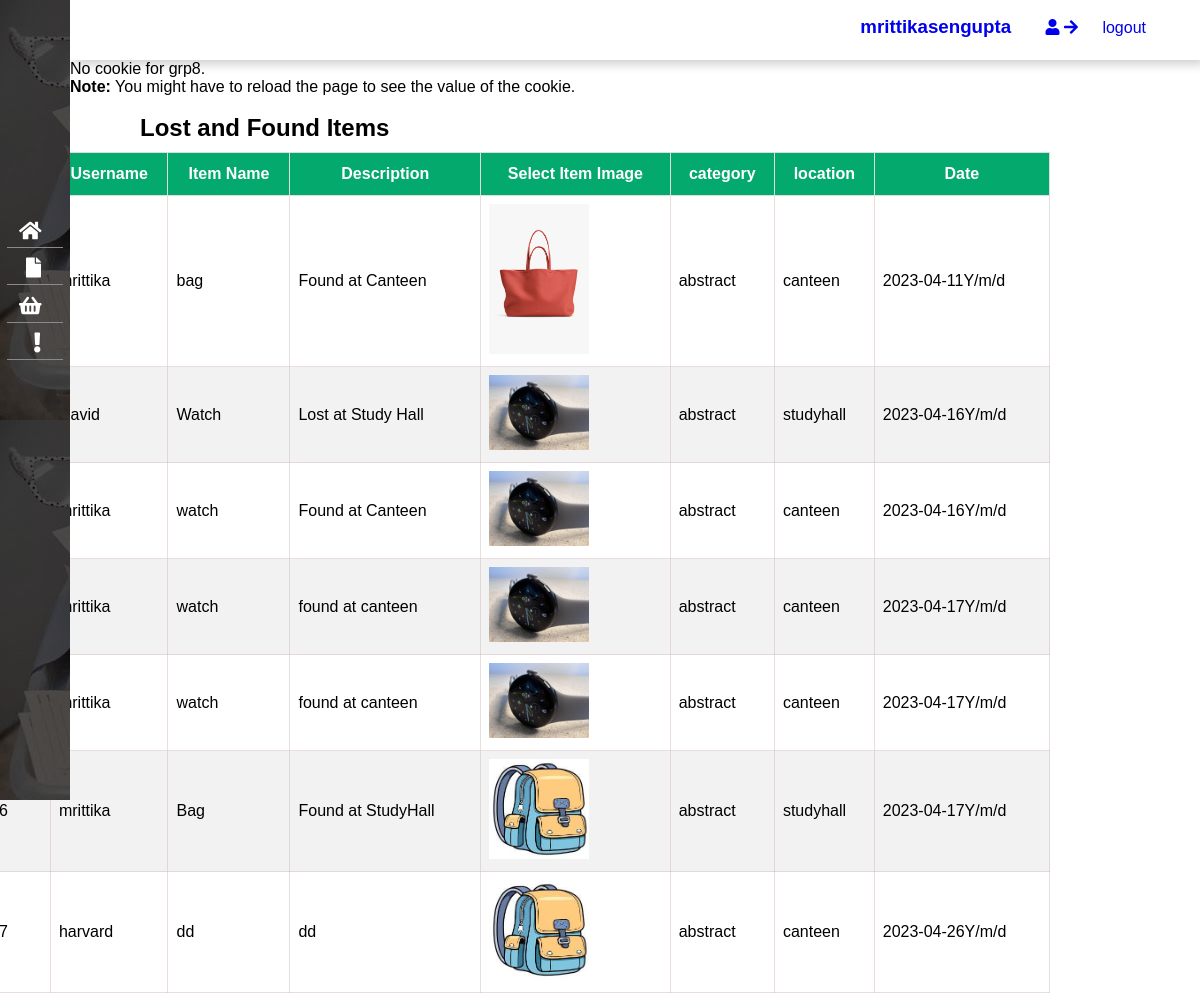
Screenshot of /home.php (signed in) with the database file from the repository.
### tables this page shows
CREATE TABLE `users` (
  `id` int(10) UNSIGNED NOT NULL,
  `username` varchar(50) NOT NULL,
  `email` varchar(50) NOT NULL,
  `password` varchar(50) NOT NULL
);

CREATE TABLE `found_items` (
  `id` int(100) UNSIGNED NOT NULL,
  `username` varchar(50) NOT NULL,
  `title` varchar(50) NOT NULL,
  `description` text NOT NULL,
  `image_name` varchar(50) NOT NULL,
  `category` varchar(50) NOT NULL,
  `location` varchar(50) NOT NULL,
  `date` date NOT NULL
);

### home.php (the view, shortened to what this page needs)
<?php include('menu.php'); ?>
<!DOCTYPE html>
<html>
<body>
    <?php
    if (isset($_COOKIE["group8"])) {
        echo "Cookie of " . $_COOKIE["group8"];
    } else {
        echo "No cookie for grp8.";
    }
    ?>
    <p>
        <strong>Note:</strong>
        You might have to reload the page
        to see the value of the cookie.
    </p>
</body>
</html>
<div class="main-content"><br>
    <h2>Lost and Found Items</h2>
    <table class="tbl-full">
        <thead>
            <tr>
                <th>S.N.</th>
                <th>Username</th>
                <th>Item Name</th>
                <th>Description</th>
                <th>Select Item Image</th>
                <th>category</th>
                <th>location</th>
                <th>Date</th>
            </tr>
        </thead>
            <?php
            $conn = mysqli_connect("localhost", "root", "", "lnf") or die(mysqli_error());
                        ?>
        <?php
        $sql = "SELECT * FROM found_items";
        $res = mysqli_query($conn, $sql);
        $count = mysqli_num_rows($res);
        $sn = 1;
        if ($count > 0) {
            while ($row = mysqli_fetch_assoc($res)) {
                $username = $row['username'];
                $title = $row['title'];
                $description = $row['description'];
                $image_name = $row['image_name'];
                $category = $row['category'];
                $location = $row['location'];
                $date = $row['date'];
                ?>
                <tr>
                    <td>
                        <?php echo $sn++; ?>
                    </td>
                    <td>
                        <?php echo $username; ?>
                    </td>
                    <td>
                        <?php echo $title; ?>
                    </td>
                    <td>
                        <?php echo $description; ?>
                    </td>
                    <td>
                        <?php
                        if ($image_name == "") {
                            echo "<div class='error'>Image not Added.</div>";
                        } else {
                            ?>
                            <img src="<?php echo SITEURL; ?>image/<?php echo $image_name; ?>" width="100px"><?php
                        }
                        ?>
                    </td>
                    <td>
                        <?php echo $category; ?>
                    </td>
                    <td>
                        <?php echo $location; ?>
                    </td>
                    <td>
                        <?php echo $date, "Y/m/d ";
                        ; ?>
                    </td>
                    <?php
            }
        } else {
            echo "<tr> <td colspan='7' class='error'> Item not Added Yet. </td> </tr>";
        }
        ?>
    </table>
</div>

### menu.php (shortened to what this page needs)
<!DOCTYPE html>
<html lang="en">
<head>
    <link rel="stylesheet" href="https://use.fontawesome.com/releases/v5.8.1/css/all.css">
    <link rel="stylesheet"
        href="https://maxst.icons8.com/vue-static/landings/line-awesome/line-awesome/1.3.0/css/line-awesome.min.css">
    <link rel="stylesheet" href="stylehome.css">
    <link rel="stylesheet" href="stylenavside.css">
    <link rel="stylesheet" href="stylepost.css">
</head>
<div class="sidebar">
    <div class="sidebar-brand">
    </div>
    <div class="sidebar-menu">
        <ul>
            <li>
                <a href="manage-item.php">
                    <span class="icon"><i class="fas fa-home"></i></span>
                </a>
            </li>
            <li>
                <a href="add-item.php">
                    <span class="icon"><i class="fas fa-file"></i></span>
                </a>
            </li>
            <li>
                <a href="">
                    <span class="icon"><i class="fas fa-shopping-basket"></i></span>
                </a>
            </li>
            <li>
                <a href="">
                    <span class="icon"><i class="fas fa-exclamation"></i></span>
                </a>
            </li>
        </ul>
    </div>
</div>
<?php
include 'config.php';
$user_id = $_SESSION['user_id'];
?>
<div class="main-content">
    <header>
        <h2>
            <label for="nav-toggle">
            </label>
        </h2>
<div class="profile">
   <?php
      $select = mysqli_query($conn, "SELECT * FROM `users` WHERE id = '$user_id'") or die('query failed');
      if(mysqli_num_rows($select) > 0){
         $fetch = mysqli_fetch_assoc($select);
      }
   ?>
                    <a href="update_profile.php">
                    <h3><?php echo $fetch['username']; ?></h3>
                        <i class="fas fa-user"></i>
                        <i class="fas fa-arrow-right"></i>
                        <div class="container">
   <a href="home.php?logout=<?php echo $user_id; ?>" class="delete-btn" >logout</a>
</div>
                    </a>
        </div>
    </header>
    </body>
</html>

### stylehome.css (style rules this page uses)
:root { --main-color: #009688; }
* { padding: 0; margin: 0; list-style-type: none; text-decoration: none; font-family: "Poppins", sans-serif; }
.tbl-full { font-family: Arial, Helvetica, sans-serif; border-collapse: collapse; width: 100%; margin-left: -150px; margin-top: 10px; text-align: center; }
.tbl-full tr:nth-child(even) { background-color: #f2f2f2; }
table tr th { border: 1px solid #ddd; padding: 8px; text-align: center; }
.tbl-full th { padding-top: 12px; padding-bottom: 12px; text-align: left; background-color: #04aa6d; color: white; text-align: center; }
.container { display: inline; padding-left: 20px; padding-right: 30px; }
.profile h3 { display: inline; padding-left: 20px; padding-right: 30px; }

### stylenavside.css (style rules this page uses)
* { padding: 0; margin: 0; list-style-type: none; text-decoration: none; font-family: "Poppins", sans-serif; box-sizing: border-box; }
.sidebar { position: fixed; width: 270px; height: 100vh; background-image: linear-gradient(rgba(0, 0, 0, 0.7), rgba(0, 0, 0, 0.7)), url(bg.jpeg); }
.main-content { margin-left: 270px; transition: margin-left 300ms; }
.sidebar-brand { height: 90px; padding: 1rem 0rem 1rem 2rem; color: #fff; }
.sidebar-menu { position: relative; margin: 0 10%; text-align: right; top: 15%; }
.sidebar-menu ul li { margin: 10% 0; border-bottom: 0.5px solid #8a8a8a; }
.sidebar-menu ul li a { display: block; padding: 5px 12px; color: #fff; font-size: 16px; position: relative; }
.sidebar-menu i { font-size: 20px; margin-right: 10px; }
header { background: #fff; display: flex; justify-content: space-between; padding: 1rem 1.5rem; box-shadow: 4px 4px 10px rgba(0, 0, 0, 0.2); }
.sidebar-menu a span:first-child { font-size: 1.5 rem; padding-right: 1 rem; }
@media only screen and (max-width: 1200px) { .sidebar { width: 70px; } }
@media only screen and (max-width: 1200px) { .main-content { margin-left: 70px; } }
@media only screen and (max-width: 1200px) { .main-content header { width: calc(100%-70px); left: 70px; } }

### stylepost.css (style rules this page uses)
label { color: #8a8a8a; font-size: 18px; padding: 5px; }
table { margin-left: 70px; font-family: arial, sans-serif; border-collapse: collapse; width: 95%; }
td, th { border: 1px solid #d0b9b977; text-align: left; padding: 8px; font-family: 'Franklin Gothic Medium', 'Arial Narrow', Arial, sans-serif; }
tr:nth-child(even) { background-color: #e4bfbf10; }

### rows the page displays
users: username "mrittikasengupta"
found_items: username "mrittika", title "bag", description "Found at Canteen", image_name (picture), category "abstract", location "canteen", date "2023-04-11"
found_items: username "David", title "Watch", description "Lost at Study Hall", image_name (picture), category "abstract", location "studyhall", date "2023-04-16"
found_items: username "mrittika", title "watch", description "Found at Canteen", image_name (picture), category "abstract", location "canteen", date "2023-04-16"
found_items: username "mrittika", title "watch", description "found at canteen", image_name (picture), category "abstract", location "canteen", date "2023-04-17"
found_items: username "mrittika", title "watch", description "found at canteen", image_name (picture), category "abstract", location "canteen", date "2023-04-17"
found_items: username "mrittika", title "Bag", description "Found at StudyHall", image_name (picture), category "abstract", location "studyhall", date "2023-04-17"
found_items: username "harvard", title "dd", description "dd", image_name (picture), category "abstract", location "canteen", date "2023-04-26"
